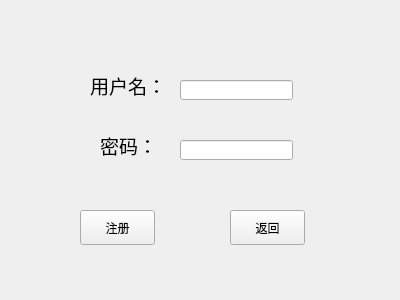
<?xml version="1.0" encoding="UTF-8"?>
<ui version="4.0">
 <class>registerwig</class>
 <widget class="QWidget" name="registerwig">
  <property name="geometry">
   <rect>
    <x>0</x>
    <y>0</y>
    <width>400</width>
    <height>300</height>
   </rect>
  </property>
  <property name="windowTitle">
   <string>Form</string>
  </property>
  <widget class="QPushButton" name="pushButton">
   <property name="geometry">
    <rect>
     <x>80</x>
     <y>210</y>
     <width>75</width>
     <height>35</height>
    </rect>
   </property>
   <property name="text">
    <string>注册</string>
   </property>
  </widget>
  <widget class="QLabel" name="label">
   <property name="geometry">
    <rect>
     <x>90</x>
     <y>60</y>
     <width>71</width>
     <height>51</height>
    </rect>
   </property>
   <property name="font">
    <font>
     <family>Agency FB</family>
     <pointsize>14</pointsize>
    </font>
   </property>
   <property name="text">
    <string>用户名：</string>
   </property>
  </widget>
  <widget class="QLabel" name="label_2">
   <property name="geometry">
    <rect>
     <x>100</x>
     <y>120</y>
     <width>71</width>
     <height>51</height>
    </rect>
   </property>
   <property name="font">
    <font>
     <family>Agency FB</family>
     <pointsize>14</pointsize>
    </font>
   </property>
   <property name="text">
    <string>密码：</string>
   </property>
  </widget>
  <widget class="QPushButton" name="pushButton_2">
   <property name="geometry">
    <rect>
     <x>230</x>
     <y>210</y>
     <width>75</width>
     <height>35</height>
    </rect>
   </property>
   <property name="text">
    <string>返回</string>
   </property>
  </widget>
  <widget class="QLineEdit" name="lineEdit">
   <property name="geometry">
    <rect>
     <x>180</x>
     <y>80</y>
     <width>113</width>
     <height>20</height>
    </rect>
   </property>
  </widget>
  <widget class="QLineEdit" name="lineEdit_2">
   <property name="geometry">
    <rect>
     <x>180</x>
     <y>140</y>
     <width>113</width>
     <height>20</height>
    </rect>
   </property>
  </widget>
 </widget>
 <resources/>
 <connections/>
</ui>
